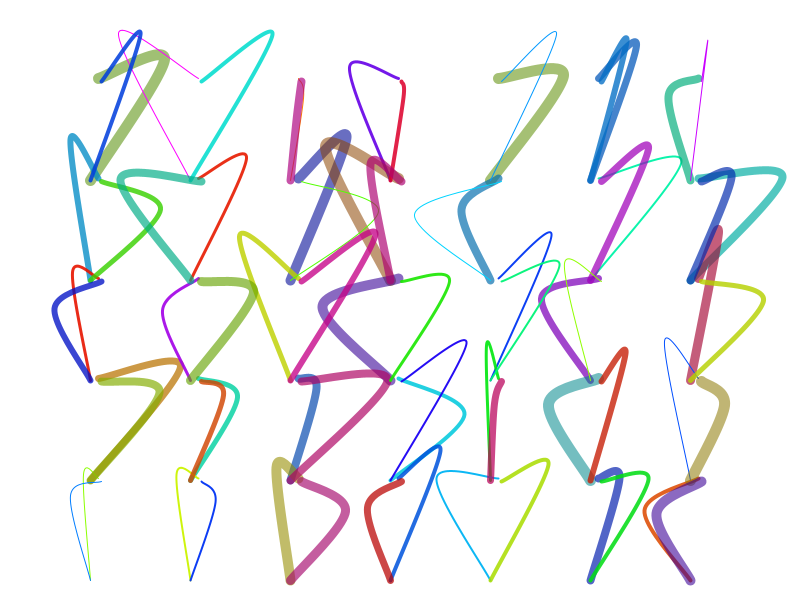
Frame 1 (no input)
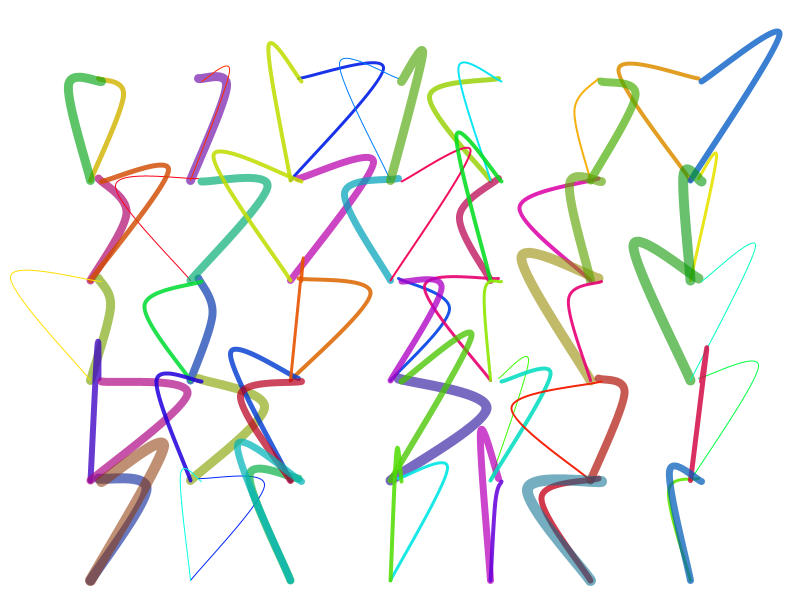
Frame 60 (the mouse pressed at the canvas centre just before this capture)
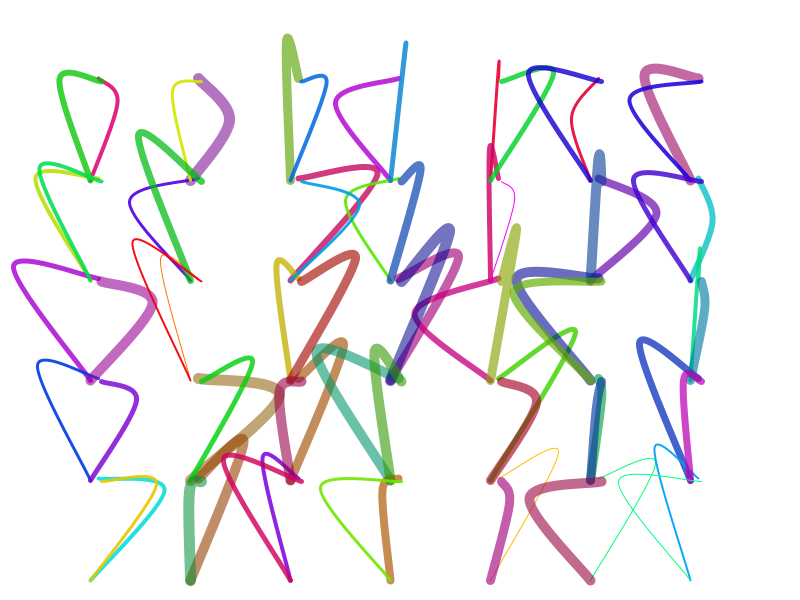
Frame 120 (the mouse held since frame 60 and released just before this capture)

The Processing sketch that drew these frames (run headless with seeded random() and noise(); from frame 60 on, the mouse is pressed at the canvas centre):

// Processing sketch: processing_11457
// ── processing_11457.pde


 Nodule[] nodules = new Nodule[2];
void setup(){
 size(800,600);colorMode(HSB,100);
 for (int i = 0; i<= nodules.length-1; i++)
 { nodules[i] = new Nodule(); }
            }
            
  void draw(){
   frameRate(12);
   background(100);
for(int i = 0;i <= nodules.length-1; i++)
{  nodules[i].nodules(); }
              }
class Nodule{
  float rd = random(-4,4);
  float x = noise(10)*5; float y = noise(10)*10;
  void nodules(){
  for(int i = 100; i <= width-100; i+=100){
  for(int j = 80; j <= height-60; j +=100){
    int rep = floor(random(1,12));
    float alph = map(rep,1,12,100,50);
    color c =color(random(100),alph*2,alph,alph);
    noFill();stroke(c);
    //mulltiplier par quelque chose pour que alpha - quand rep +
    strokeWeight(rep);
beginShape();
curveVertex(i-rd,j-rd);
curveVertex(i-rd,j-rd);
curveVertex(i+random(-90,90),j+random(-50,40)+rd);
curveVertex(i-10,j+100);
curveVertex(i-10,j+100);
endShape();
}}}}
